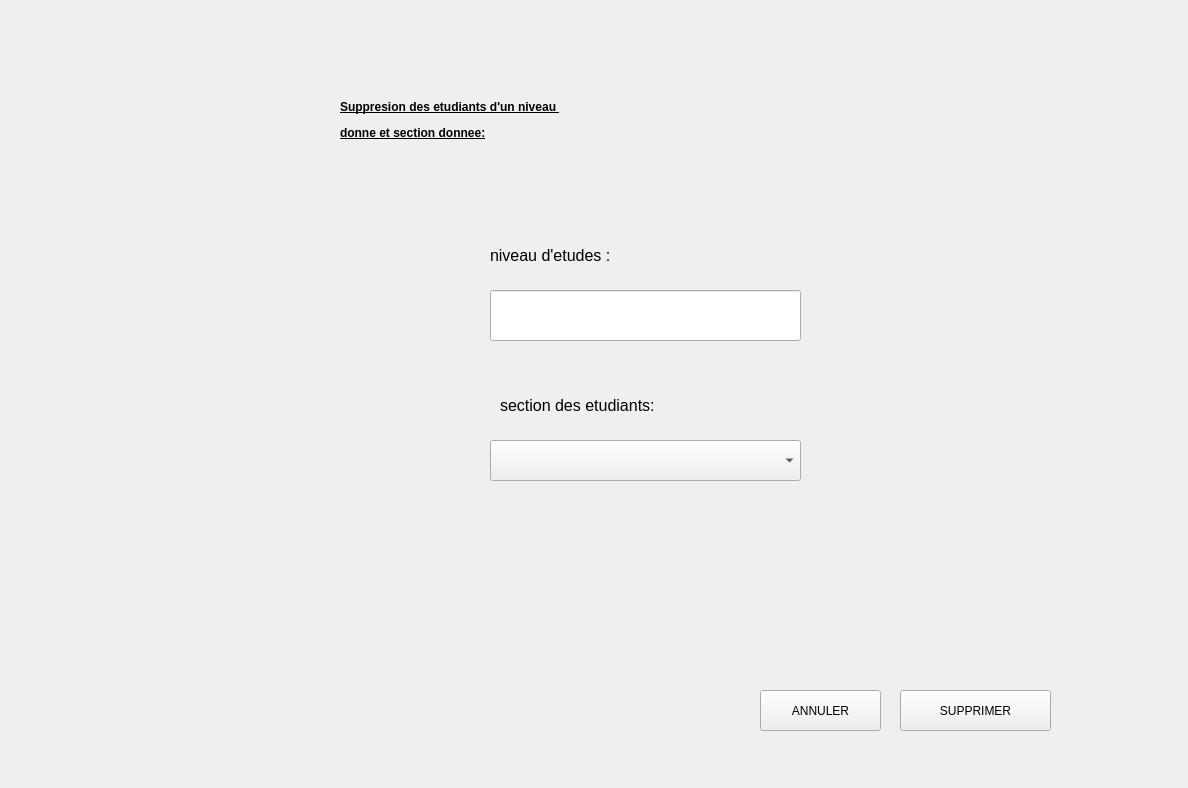
<?xml version="1.0" encoding="UTF-8"?>
<ui version="4.0">
 <class>Form</class>
 <widget class="QWidget" name="Form">
  <property name="geometry">
   <rect>
    <x>0</x>
    <y>0</y>
    <width>1188</width>
    <height>788</height>
   </rect>
  </property>
  <property name="windowTitle">
   <string>Form</string>
  </property>
  <widget class="QPushButton" name="supprimer">
   <property name="geometry">
    <rect>
     <x>900</x>
     <y>690</y>
     <width>151</width>
     <height>41</height>
    </rect>
   </property>
   <property name="styleSheet">
    <string notr="true"> 
font: 75 16pt &quot;MS Shell Dlg 2&quot;;</string>
   </property>
   <property name="text">
    <string>SUPPRIMER</string>
   </property>
  </widget>
  <widget class="QLabel" name="label">
   <property name="geometry">
    <rect>
     <x>490</x>
     <y>220</y>
     <width>591</width>
     <height>71</height>
    </rect>
   </property>
   <property name="styleSheet">
    <string notr="true"/>
   </property>
   <property name="text">
    <string>&lt;html&gt;&lt;head/&gt;&lt;body&gt;&lt;p&gt;&lt;span style=&quot; font-size:12pt; color:#000000;&quot;&gt;niveau d'etudes :&lt;/span&gt;&lt;/p&gt;&lt;/body&gt;&lt;/html&gt;</string>
   </property>
  </widget>
  <widget class="QPushButton" name="annuler">
   <property name="geometry">
    <rect>
     <x>760</x>
     <y>690</y>
     <width>121</width>
     <height>41</height>
    </rect>
   </property>
   <property name="styleSheet">
    <string notr="true"> font: 75 16pt &quot;MS Shell Dlg 2&quot;;</string>
   </property>
   <property name="text">
    <string>ANNULER</string>
   </property>
  </widget>
  <widget class="QLabel" name="section_2">
   <property name="geometry">
    <rect>
     <x>240</x>
     <y>350</y>
     <width>481</width>
     <height>31</height>
    </rect>
   </property>
   <property name="text">
    <string/>
   </property>
  </widget>
  <widget class="QLineEdit" name="niveau">
   <property name="geometry">
    <rect>
     <x>490</x>
     <y>290</y>
     <width>311</width>
     <height>51</height>
    </rect>
   </property>
  </widget>
  <widget class="QLabel" name="niveau_2">
   <property name="geometry">
    <rect>
     <x>480</x>
     <y>350</y>
     <width>491</width>
     <height>41</height>
    </rect>
   </property>
   <property name="text">
    <string/>
   </property>
  </widget>
  <widget class="QLabel" name="label_2">
   <property name="geometry">
    <rect>
     <x>500</x>
     <y>370</y>
     <width>241</width>
     <height>71</height>
    </rect>
   </property>
   <property name="styleSheet">
    <string notr="true"/>
   </property>
   <property name="text">
    <string>&lt;html&gt;&lt;head/&gt;&lt;body&gt;&lt;p&gt;&lt;span style=&quot; font-size:12pt; color:#000000;&quot;&gt;section des etudiants:&lt;/span&gt;&lt;/p&gt;&lt;/body&gt;&lt;/html&gt;</string>
   </property>
  </widget>
  <widget class="QComboBox" name="section">
   <property name="geometry">
    <rect>
     <x>490</x>
     <y>440</y>
     <width>311</width>
     <height>41</height>
    </rect>
   </property>
   <property name="styleSheet">
    <string notr="true">QLineEdit {
border: 1px solid rgb(37,39,48);
border-radius: 20px;
padding-left:20px;
padding-right:20px;
}
QLineEdit:hover{
	border: 2px solid rgb(222, 221, 218)
}
QLineEdit:focus{
	border: 2px solid rgb(154, 208, 236)
}</string>
   </property>
   <item>
    <property name="text">
     <string/>
    </property>
   </item>
   <item>
    <property name="text">
     <string>CPI1</string>
    </property>
   </item>
   <item>
    <property name="text">
     <string>CPI 2</string>
    </property>
   </item>
   <item>
    <property name="text">
     <string>L1 INFO</string>
    </property>
   </item>
   <item>
    <property name="text">
     <string>L1 TIC</string>
    </property>
   </item>
   <item>
    <property name="text">
     <string>L1 EEA</string>
    </property>
   </item>
   <item>
    <property name="text">
     <string>L1 MATH</string>
    </property>
   </item>
   <item>
    <property name="text">
     <string>L2 INFO </string>
    </property>
   </item>
   <item>
    <property name="text">
     <string>L2 TIC</string>
    </property>
   </item>
   <item>
    <property name="text">
     <string>L2 EEA</string>
    </property>
   </item>
   <item>
    <property name="text">
     <string>L2 MATH</string>
    </property>
   </item>
   <item>
    <property name="text">
     <string>L3 INFO</string>
    </property>
   </item>
   <item>
    <property name="text">
     <string>L3 TIC</string>
    </property>
   </item>
   <item>
    <property name="text">
     <string>L3 EEA</string>
    </property>
   </item>
   <item>
    <property name="text">
     <string>ING 1</string>
    </property>
   </item>
   <item>
    <property name="text">
     <string>ING2</string>
    </property>
   </item>
  </widget>
  <widget class="QLabel" name="section_3">
   <property name="geometry">
    <rect>
     <x>490</x>
     <y>480</y>
     <width>301</width>
     <height>61</height>
    </rect>
   </property>
   <property name="text">
    <string/>
   </property>
  </widget>
  <widget class="QLabel" name="label_3">
   <property name="geometry">
    <rect>
     <x>-10</x>
     <y>-15</y>
     <width>1221</width>
     <height>821</height>
    </rect>
   </property>
   <property name="text">
    <string/>
   </property>
   <property name="pixmap">
    <pixmap>n1mtIpU.jpg</pixmap>
   </property>
   <property name="scaledContents">
    <bool>true</bool>
   </property>
  </widget>
  <widget class="QLabel" name="label_10">
   <property name="geometry">
    <rect>
     <x>1040</x>
     <y>20</y>
     <width>131</width>
     <height>161</height>
    </rect>
   </property>
   <property name="text">
    <string/>
   </property>
   <property name="pixmap">
    <pixmap>output-onlinepngtools.png</pixmap>
   </property>
   <property name="scaledContents">
    <bool>true</bool>
   </property>
  </widget>
  <widget class="QLabel" name="label_4">
   <property name="geometry">
    <rect>
     <x>340</x>
     <y>60</y>
     <width>651</width>
     <height>121</height>
    </rect>
   </property>
   <property name="styleSheet">
    <string notr="true">color: rgb(0, 0, 0);

font: 25pt &quot;Rockwell Condensed&quot;;

</string>
   </property>
   <property name="text">
    <string>&lt;html&gt;&lt;head/&gt;&lt;body&gt;&lt;p&gt;&lt;span style=&quot; font-weight:600; text-decoration: underline;&quot;&gt;Suppresion des etudiants d'un niveau &lt;/span&gt;&lt;/p&gt;&lt;p&gt;&lt;span style=&quot; font-weight:600; text-decoration: underline;&quot;&gt;donne et section donnee:&lt;/span&gt;&lt;/p&gt;&lt;/body&gt;&lt;/html&gt;</string>
   </property>
  </widget>
  <zorder>label_3</zorder>
  <zorder>supprimer</zorder>
  <zorder>label</zorder>
  <zorder>annuler</zorder>
  <zorder>section_2</zorder>
  <zorder>niveau</zorder>
  <zorder>niveau_2</zorder>
  <zorder>label_2</zorder>
  <zorder>section</zorder>
  <zorder>section_3</zorder>
  <zorder>label_10</zorder>
  <zorder>label_4</zorder>
 </widget>
 <resources/>
 <connections/>
</ui>
